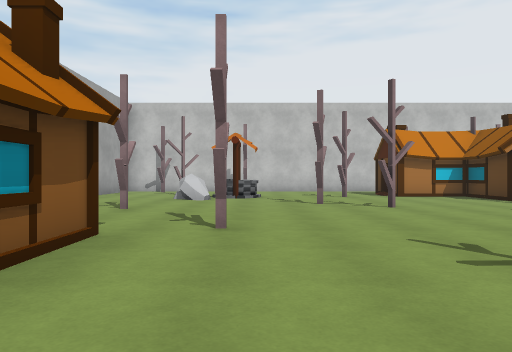
view 1 (above)

16 first-person views from a walk through a Unity game level. The camera is 1.2 m above the floor, looks level and sees 70° across. The floor is counted in squares, 2 m on a side. Each view is taken from the middle of a square. On the plan, view 1 faces up. The plan holds only what a view shows up to about 10 squares ahead; the rest is blank. Some surface patterns are stand-ins.

view 2
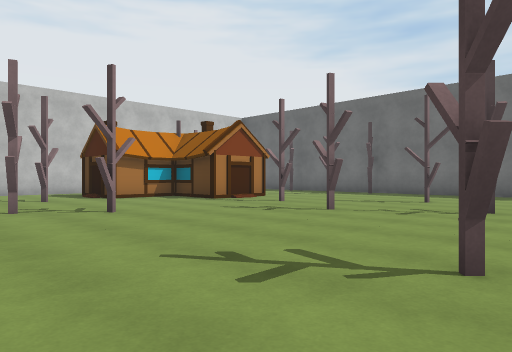

view 3
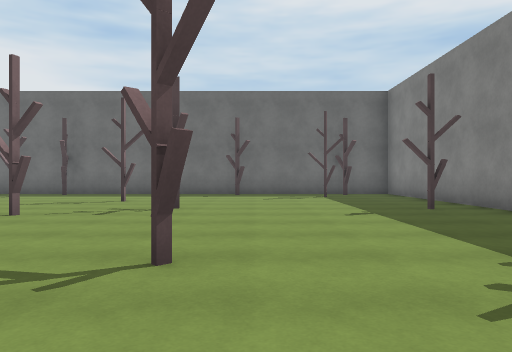

view 4
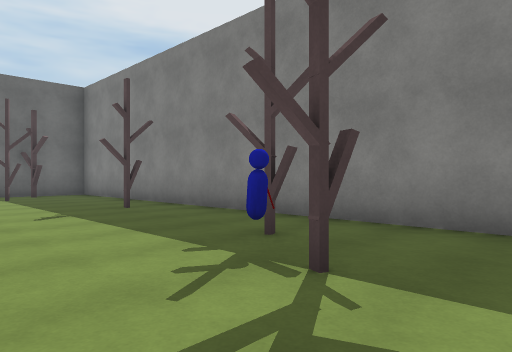

view 5
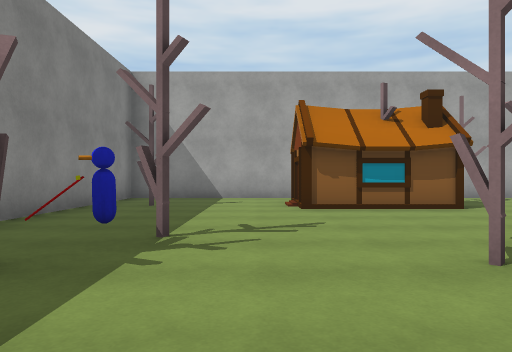

view 6
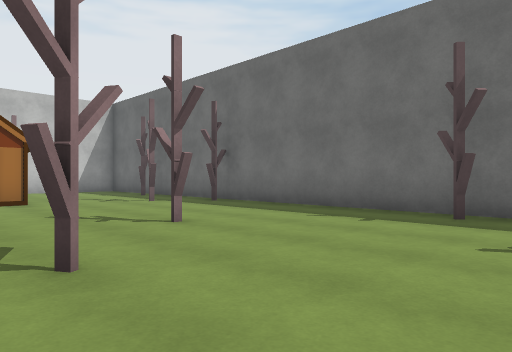

view 7
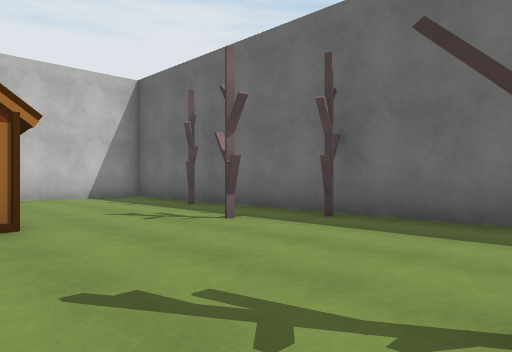

view 8
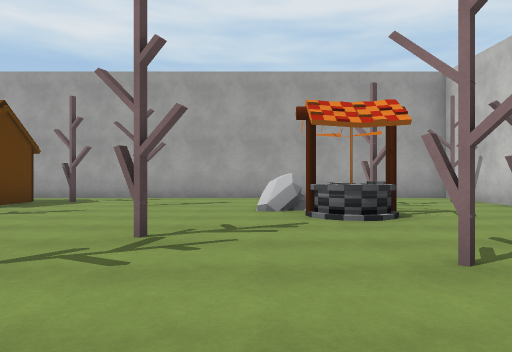

view 9
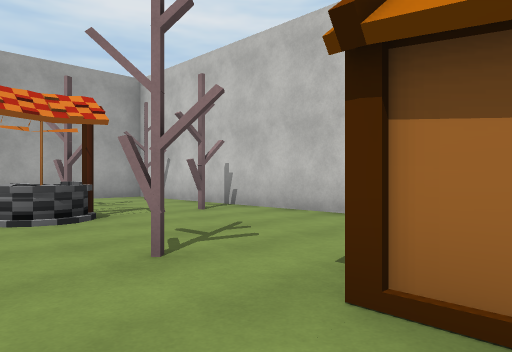

view 10
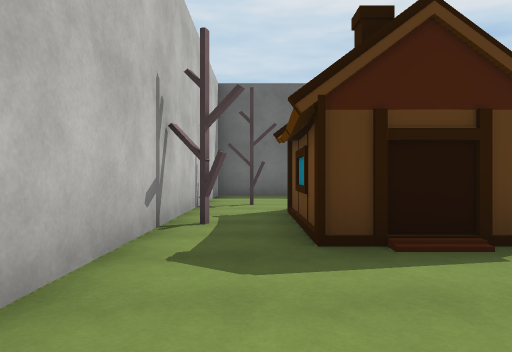

view 11
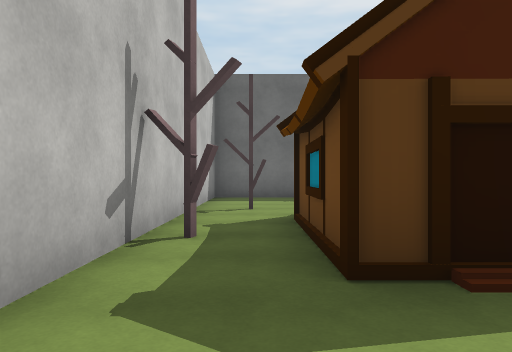

view 12
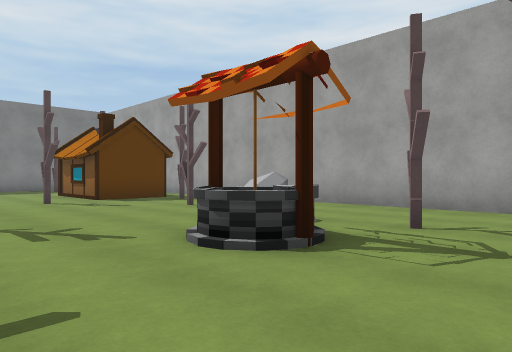

view 13
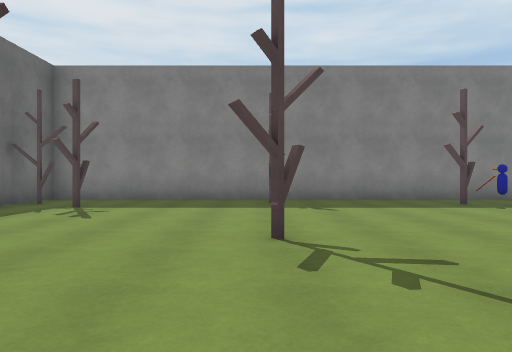

view 14
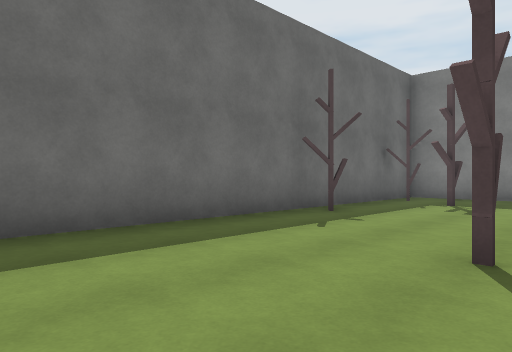

view 15
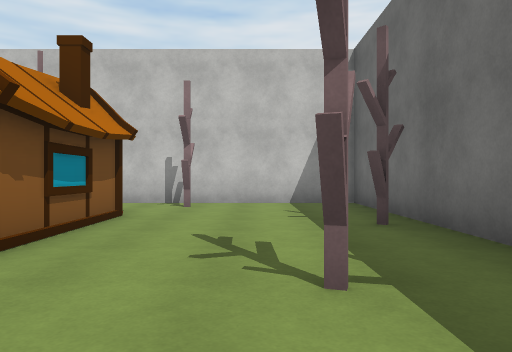

view 16
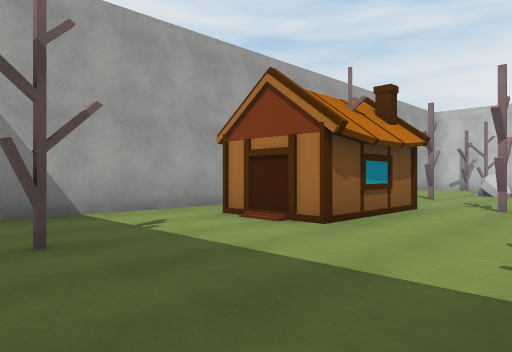

### Floor plan
Key: @ floor where view 1 was taken; # wall or solid block; . floor; O other object.
Columns run from 5 left of view 1 to 12 right of it. Each row starts with its distance up from view 1.
 14 ###########O######
 13 #.O..O........O..#
 12 #........####....#
 11 #..OOO...## ##...#
 10 #..OOO.O...O O..O#
  9 #..O.......#O#...#
  8 #.....O........O.#
  7 #..O....O...O....O
  6 #................#
  5 #.O........O.....#
  4 #....O........O..#
  3 #  O.............#
  2 # ##...O....O....O
  1 #.#O.............#
  0 #....@...........#
 -1 #.....OO.......O.#
 -2 #..O...O....O....O
 -3 #................#
 -4 ##################

Positions as (right, up) in squares from view 1, and headings:
1: (0, 0), facing up
2: (0, 1), facing up-right
3: (0, 1), facing right
4: (0, 1), facing down-right
5: (5, 0), facing left
6: (6, 0), facing up-right
7: (7, 4), facing up-right
8: (5, 9), facing left
9: (5, 9), facing up-left
10: (1, 13), facing right
11: (2, 13), facing right
12: (2, 13), facing down-left
13: (7, 6), facing down
14: (8, 7), facing down-right
15: (10, 6), facing up
16: (1, -3), facing up-left
